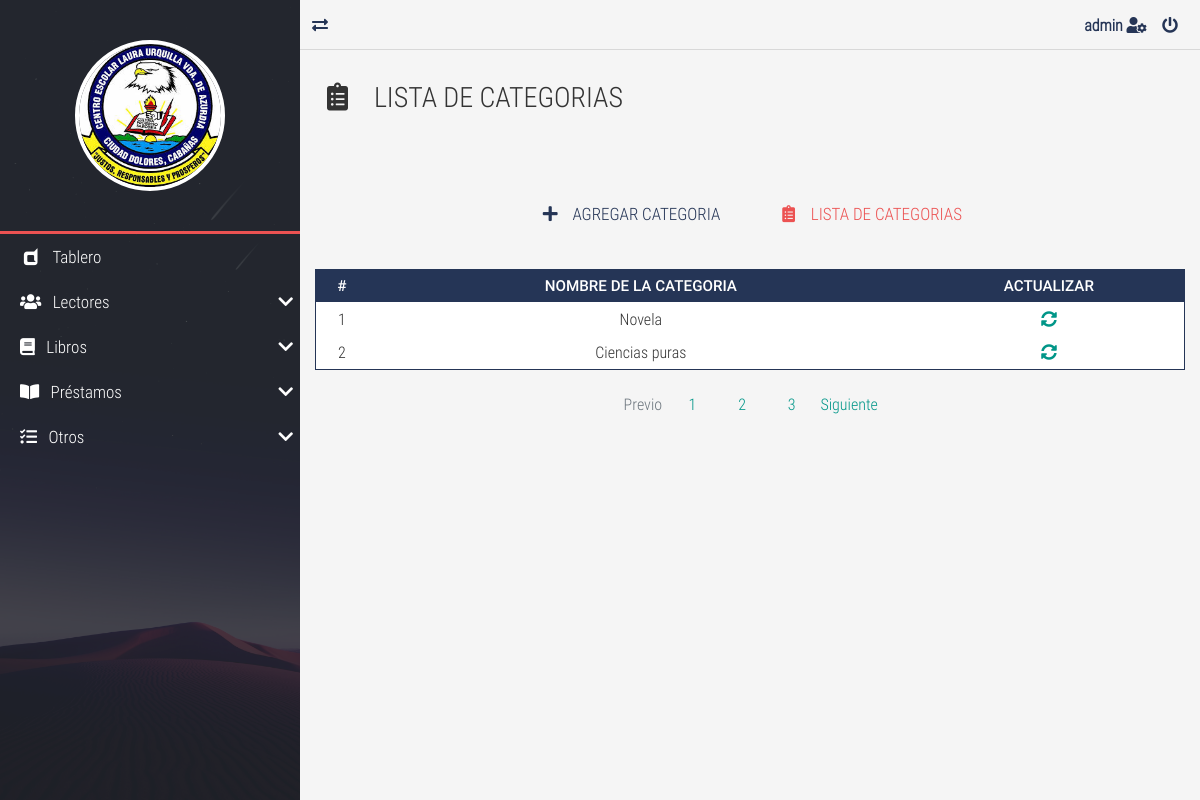
/category-list.php (signed in), run on the app's committed database.
### tables this page shows
CREATE TABLE `categorias` (
  `idCategoria` int(8) NOT NULL,
  `categoria` varchar(250) NOT NULL
);

### category-list.php (the view, shortened to what this page needs)
<!DOCTYPE html>
<html lang="es">
<head>
	<link rel="stylesheet" href="./css/normalize.css">
	<link rel="stylesheet" href="./css/bootstrap.min.css">
	<link rel="stylesheet" href="./css/bootstrap-material-design.min.css">
	<link rel="stylesheet" href="./css/all.css">
	<link rel="stylesheet" href="./css/sweetalert2.min.css">
	<link rel="stylesheet" href="./css/jquery.mCustomScrollbar.css">
	<link rel="stylesheet" href="./css/style.css">
</head>
<body>
	<main class="full-box main-container">
		<section class="full-box nav-lateral">
			<div class="full-box nav-lateral-content">
				<figure class="full-box nav-lateral-avatar">
					<img src="./assets/img/logo_ce.jpg" class="img-fluid" alt="Avatar">
				</figure>
				<div class="full-box nav-lateral-bar"></div>
			<?php
			Include "menu.php";
			 ?>
			</div>
		</section>
		<section class="full-box page-content">
			<nav class="full-box navbar-info">
				<a href="#" class="float-left show-nav-lateral">
					<i class="fas fa-exchange-alt"></i>
				</a>
				<a href="#">
					<strong>
						<?php
           				 echo $_SESSION['usuario'];
            			?>
            		</strong>
					<i class="fas fa-user-cog"></i>
				</a>
				<a href="#" class="btn-exit-system">
					<i class="fas fa-power-off"></i>
				</a>
			</nav>
			<div class="full-box page-header">
				<h3 class="text-left">
					<i class="fas fa-clipboard-list fa-fw"></i> &nbsp; LISTA DE CATEGORIAS
				</h3>
			</div>
			<div class="container-fluid">
				<ul class="full-box list-unstyled page-nav-tabs">
					<li>
						<a href="category-new.php"><i class="fas fa-plus fa-fw"></i> &nbsp; AGREGAR CATEGORIA</a>
					</li>
					<li>
						<a class="active" href="category-list.php"><i class="fas fa-clipboard-list fa-fw"></i> &nbsp; LISTA DE CATEGORIAS</a>
					</li>
				</ul>
			</div>
			<div class="container-fluid">
				<div class="table-responsive">
					<?php
					 require_once "BD/conexionBD.php";
					$sql='SELECT * FROM categorias';
					$resultado=$mysqli->query($sql);
					?>
					<table class="table table-dark table-sm">
						<thead>
							<tr class="text-center roboto-medium">
								<th>#</th>
								<th>NOMBRE DE LA CATEGORIA</th>
								<th>ACTUALIZAR</th>
							</tr>
						</thead>
						<tbody>
							<?php
							while ($row=$resultado->fetch_array(MYSQLI_ASSOC)) {
							?>
							<tr class="text-center" >
								<td><?php echo $row['idCategoria']?></td>
								<td><?php echo $row['categoria']?></td>
							<td>
							<a href="category-update.php?idCategoria=<?php echo $row['idCategoria']?>">
							<i class="fas fa-sync-alt"></i>
							</a>
							</td>
							</tr>
						<?php } ?>
						</tbody>
					</table>
				</div>
				<nav aria-label="Page navigation example">
					<ul class="pagination justify-content-center">
						<li class="page-item disabled">
							<a class="page-link" href="#" tabindex="-1">Previo</a>
						</li>
						<li class="page-item"><a class="page-link" href="#">1</a></li>
						<li class="page-item"><a class="page-link" href="#">2</a></li>
						<li class="page-item"><a class="page-link" href="#">3</a></li>
						<li class="page-item">
							<a class="page-link" href="#">Siguiente</a>
						</li>
					</ul>
				</nav>
			</div>
		</section>
	</main>
</body>
</html>

### css/all.css (style rules this page uses)
.fa, .fas, .far, .fal, .fab { -moz-osx-font-smoothing: grayscale; -webkit-font-smoothing: antialiased; display: inline-block; font-style: normal; font-variant: normal; text-rendering: auto; line-height: 1; }
.fa-fw { text-align: center; width: 1.25em; }
.fa-clipboard-list:before { content: "\f46d"; }
.fa-exchange-alt:before { content: "\f362"; }
.fa-plus:before { content: "\f067"; }
.fa-power-off:before { content: "\f011"; }
.fa-sync-alt:before { content: "\f2f1"; }
.fa-user-cog:before { content: "\f4fe"; }
.fa, .fas { font-family: 'Font Awesome 5 Free'; font-weight: 900; }

### css/style.css (style rules this page uses)
:root { --color-one: #F5F5F5; --color-two: #24292E; --color-three: #EC5252; --form-color: #14111A; --accent-color: #253556; --border-color: #D8D8D8; }
body,html { font-family: 'roboto_condensed_light'; width: 100vw; height: 100vh; background-color: var(--color-one); color: #333; font-size: 16px; }
.full-box { margin: 0; padding: 0; box-sizing: border-box; width: 100%; }
.page-header { padding: 30px 20px 60px 20px; }
.page-header > :nth-child(1) { padding-bottom: 7px; }
.page-nav-tabs { display: flex; justify-content: center; flex-wrap: wrap; margin-bottom: 30px; }
.page-nav-tabs li, .page-nav-tabs li a { height: 40px; line-height: 40px; }
.page-nav-tabs li { margin: 5px 20px; }
.page-nav-tabs li a { color: var(--accent-color); font-size: 17px; min-width: 200px; width: auto; display: block; text-align: center; user-select: none; transition: all .2s ease-in-out; border-bottom: 2px solid transparent; }
.page-nav-tabs li a.active { color: var(--color-three); cursor: none; pointer-events: none; }
.table thead th { color: #FFF; }
.table tbody tr { color: #333; transition: all .2s ease-in-out; }
.table-dark, .table { background-color: #fff; }
.table-dark { border: 1px solid var(--accent-color); }
.table-dark thead tr { background-color: var(--accent-color); }
.table-dark td, .table-dark thead th, .table-dark th { border: none; }
.page-link { transition: all .2s ease-in-out; }
.roboto-medium { font-family: 'roboto_medium_regular'; }
.main-container { height: 100%; position: absolute; top: 0; left: 0; overflow: hidden; }
.page-content, .nav-lateral { height: 100%; overflow: hidden; }
.page-content { position: relative; padding-left: 300px; transition: all .2s ease-in-out; padding-bottom: 20px; }
.nav-lateral { width: 300px; position: absolute; top: 0; left: 0; z-index: 1; transition: all .2s ease-in-out; background-image: url('../assets/img/nav-font.jpg'); background-position: center center; background-size: cover; }
.nav-lateral-content { max-width: 300px; height: 100%; background-color: rgba(36, 41, 46, .8); }
.nav-lateral-bar { height: 3px; background-color: var(--color-three); }
.nav-lateral-avatar { padding: 40px 0; }
.nav-lateral-avatar img { width: 50%; margin: 0 auto; display: block; border: 4px solid #FFF; border-radius: 100%; }
.navbar-info { height: 50px; border-bottom: 1px solid var(--border-color); text-align: right; padding-right: 10px; }
.navbar-info a { color: var(--accent-color); height: 50px; min-width: 40px; text-align: center; line-height: 50px; display: inline-block; transition: all .2s ease-out; user-select: none; }

### data on the page
categorias: idCategoria "1", categoria "Novela"
categorias: idCategoria "2", categoria "Ciencias puras"

### other printed values
$_SESSION['usuario'] "admin"
